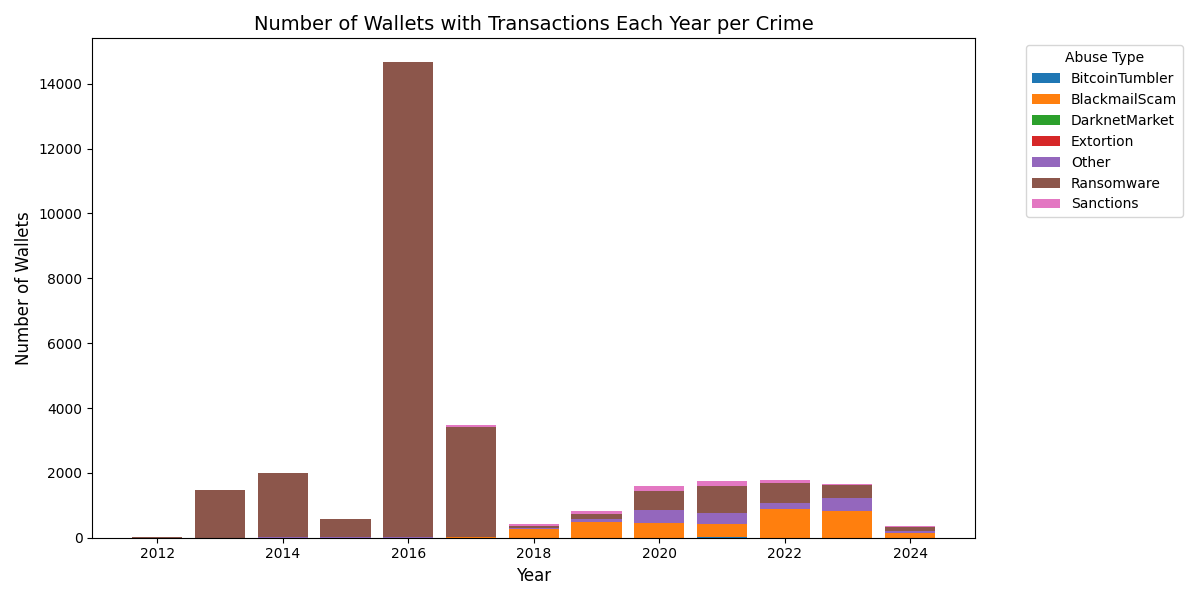

The script that drew this image:
import json
import os
from collections import defaultdict
from datetime import datetime
import matplotlib.pyplot as plt

# Paths for input files
wallets_by_abuse_type_path = '../../data/wallets_by_abuse_type.json'
wallets_folder = '../../data/bitcoin'

# Load the wallets_by_abuse_type data
with open(wallets_by_abuse_type_path, 'r') as f:
    wallets_by_abuse_type = json.load(f)

# Initialize a dictionary to store the count of wallets per year for each abuse type
wallets_per_year_per_abuse = defaultdict(lambda: defaultdict(int))

# Track total wallets processed and the threshold criteria
total_wallets = sum(len(set(wallets)) for wallets in wallets_by_abuse_type.values())
processed_wallets = 0
included_wallets = 0

# Store all unique wallets in sets per abuse type right after loading
wallets_by_abuse_type = {abuse_type: set(wallets) for abuse_type, wallets in wallets_by_abuse_type.items()}

# Process each abuse type and its wallets
for abuse_type, unique_wallets in wallets_by_abuse_type.items():
    for wallet in unique_wallets:
        wallet_file_path = os.path.join(wallets_folder, f"{wallet[:3]}/{wallet}.json")

        if os.path.exists(wallet_file_path):
            with open(wallet_file_path, 'r') as wf:
                try:
                    wallet_data = json.load(wf)
                except json.JSONDecodeError:
                    print(f"Error: Could not decode JSON for wallet {wallet}. Skipping...")
                    continue

                # Check if wallet meets the thresholds
                total_received = wallet_data.get('total_received', 0)
                n_tx = wallet_data.get('n_tx', 0)
                if total_received > 10_000_000_000_000 or n_tx > 100_000:
                    print(f"Skipping wallet {wallet} due to high total_received ({total_received}) or n_tx ({n_tx}).")
                    continue

                wallet_included = False
                years_with_transactions = set()

                # Check transactions and count wallets per year
                for tx in wallet_data.get('txs', []):
                    timestamp = tx.get('time')
                    if timestamp:
                        transaction_year = datetime.utcfromtimestamp(timestamp).year
                        if transaction_year >= 2012:  # Only consider transactions from 2012 onwards
                            years_with_transactions.add(transaction_year)
                            wallet_included = True

                # Update the count of wallets for each year in the given abuse type
                for year in years_with_transactions:
                    wallets_per_year_per_abuse[abuse_type][year] += 1

                if wallet_included:
                    included_wallets += 1

        # Track progress
        processed_wallets += 1
        if processed_wallets % 500 == 0 or processed_wallets == total_wallets:
            print(f"Processed {processed_wallets}/{total_wallets} wallets. Included wallets: {included_wallets}.")

# Output final logs
print(f"Finished processing all wallets.")
print(f"Total wallets processed: {processed_wallets}")
print(f"Total wallets included in the result: {included_wallets}")

# Prepare data for visualization
years = sorted({year for yearly_data in wallets_per_year_per_abuse.values() for year in yearly_data})
abuse_types = sorted(wallets_by_abuse_type.keys())

# Define custom colors for the abuse types
colors = [
    "#1f77b4", "#ff7f0e", "#2ca02c", "#d62728", "#9467bd",
    "#8c564b", "#e377c2", "#7f7f7f", "#bcbd22", "#17becf"
]

# Create a dictionary to store the values for each abuse type across years
abuse_type_values = {abuse_type: [wallets_per_year_per_abuse[abuse_type].get(year, 0) for year in years] for abuse_type in abuse_types}

# Plot the stacked bar chart
fig, ax = plt.subplots(figsize=(12, 6))

# Bottom for stacking bars
bottom = [0] * len(years)

# Plot each abuse type as a stacked bar, using the custom colors
for i, abuse_type in enumerate(abuse_types):
    values = abuse_type_values[abuse_type]
    ax.bar(
        years,
        values,
        bottom=bottom,
        label=abuse_type,
        color=colors[i % len(colors)]  # Cycle through colors if there are more abuse types than colors
    )
    # Update the bottom for stacking
    bottom = [b + v for b, v in zip(bottom, values)]

# Set the title and labels
ax.set_title('Number of Wallets with Transactions Each Year per Crime', fontsize=14)
ax.set_xlabel('Year', fontsize=12)
ax.set_ylabel('Number of Wallets', fontsize=12)

# Add a legend
ax.legend(title='Abuse Type', bbox_to_anchor=(1.05, 1), loc='upper left')

# Adjust layout for better spacing
plt.tight_layout()

# Show the plot
plt.show()
